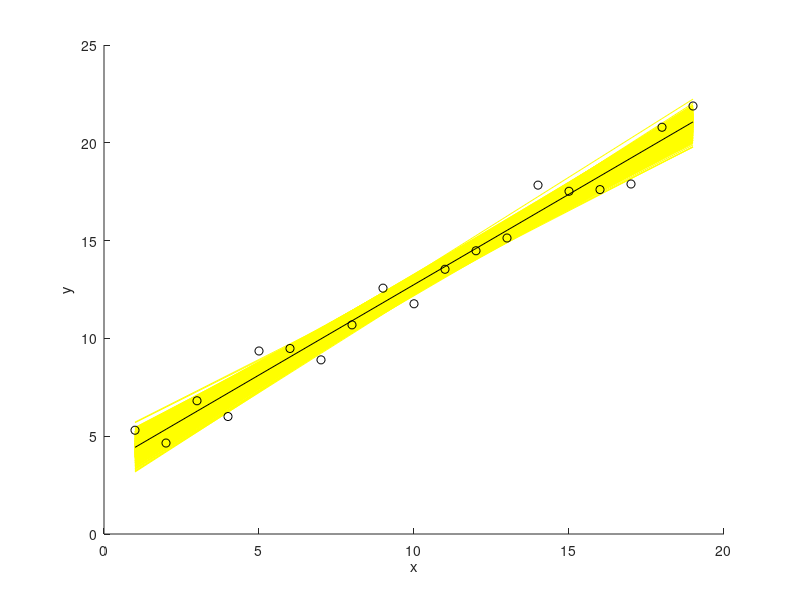
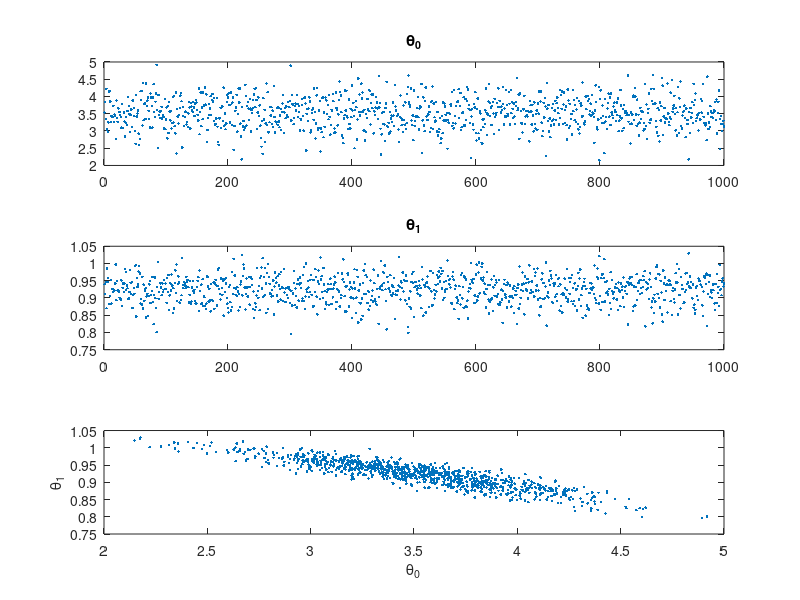

These figures' MATLAB source, in order:
clear all; close all; clc
%Bootstrapping with linear model: a differnt approach from the code in the
%slide in terms of generating the sample indices. In the slide, we generated
%the desire number of data for bootstrapping before hand and used arrayfun
%to apply the indices to the original data to extract the corresponding
%values. Here, we generate in the loop one set of sample indices at a time
%and extract the correspoding xdata and ydata values.
tic
xdata = 1:1:19; % x-values to evaluate the model at
ydata = [5.3058 4.6509 6.812 6.006 9.3565 9.4842 8.903 10.692...
12.569 11.77 13.534 14.481 15.133 17.836 17.522 17.608 17.894...
20.795 21.882]; % y-values
n = length(xdata);
X = [ones(n,1) xdata']; % coefficient matrix
Y = ydata';
% estimate parameters
theta = X\Y;
modelfit = X*theta; % model fit with original data
% perform the bootstraps
nsample = 1000; % number of bootstraps to perform
modelfit_ = zeros(nsample,n);
params = zeros(nsample,2);

for i = 1:nsample
inds = ceil(n*rand(1,n));
%inds = randi(n,1,n);
xdata_new=xdata(inds);
ydata_new=ydata(inds);
%xdata_new=inds;
% construct coefficient matrix
X = [ones(n,1) xdata_new'];
Y = ydata_new';
% estimate parameters
theta_ = X\Y;
% evaluate the model
modelfit_(i,:) = theta_(1) + xdata*theta_(2);
% record the parameters
params(i,:) = theta_;
end
toc
% visualize data and fits
figure;
hold on;
plot(xdata,modelfit_','y')
plot(xdata,modelfit','k')
plot(xdata,ydata,'ko');
xlabel('x');
ylabel('y');

%visualize the parameter chains
figure;
subplot(3,1,1)
plot(params(:,1),'.')
title('\theta_0')
subplot(3,1,2)
plot(params(:,2),'.')
title('\theta_1')
subplot(3,1,3)
plot(params(:,1),params(:,2),'.')
xlabel('\theta_0')
ylabel('\theta_1')


